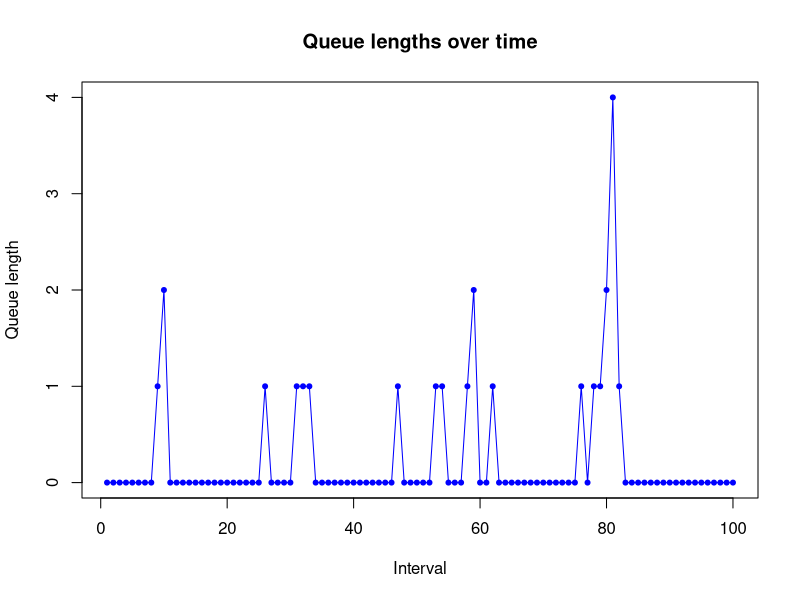
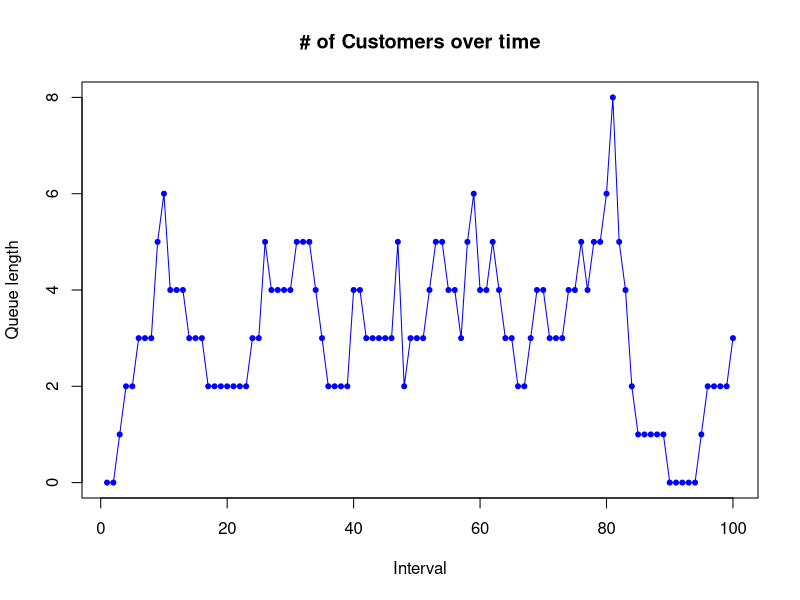

R code for these plots, in order: (Note: this script raises an error after producing the figures.)
#### http://www.statisticsblog.com/2011/10/waiting-in-line-waiting-on-r/ ####
tmax <- 1
t <- 0
numbServers = 4
# Total time to track
precision = 100  #precision
epochSeq = seq(1, tmax*precision, 1)
meanServiceTime = .1
meanPatientTime = .01

ptm = proc.time()
#### NHPP Arrivals ####
get_nhpp_realization <- function(lambda){
  set.seed(10000)
  lambda_star <- function(){
    max(sapply(seq(1, tmax,length.out=1000), lambda))*2}
  Lambda <- function(tupper){
    integrate(f = lambda, lower = 0, upper = tupper)$value}
  X <- numeric()
  while(t <= tmax){
    u <- runif(1)
    t <- t - log(u)/lambda_star()
    if(runif(1) < lambda(t)/lambda_star()) {
      X <- c(X,t)
    }
  }
  return(floor(X*precision))
}
l = 35
b = 10/35
g = 1
lambda <- function(t)  l*(1+b*sin(g*t))
arrivalEpochs <- get_nhpp_realization(lambda)

ptm1 = proc.time()
t_np = ptm1 - ptm
cat("The non-poisson simulation takes", t_np, "s" )
# Average time each person takes at the teller, discretized exponential 
# distribution assumed Times will be augmented by one, so that everyone takes at
# least 1 interval to serve


# write.table(arrivalEpochs, file = "arrivalEpochs_tmax10000_prec1000.txt", 
            # row.names = F, col.names = F)

#### Libraries ####
# Use the proto library to treat people like objects in traditional oop
library("proto")

#### Functions ####
# R is missing a nice way to do ++, so we use this
inc <- function(x) {
  eval.parent(substitute(x <- x + 1))
}
dec <- function(x) {
  eval.parent(substitute(x <- x - 1))
}

set.seed(1)

# Main object, really a "proto" function
person <- proto(
  intervalArrived = 0,
  # How much teller time will this person demand?
  serviceEpochsNeeded = (floor(rexp(1, 1/meanServiceTime)*precision) + 1),
  serviceEpochsWaited = 0,
  serviceEpochsWaitedAtHeadOfQueue = 0,
  patientEpochs = (floor(rexp(1, 1/meanPatientTime)*precision) + 1)
)

#### INITIALIZATION ####
queueLengths = rep(20.5, length(epochSeq))
totalCustomers = 0
totalAbandons = 0
numbCustomers = rep(20.5, length(epochSeq))
serviceCompletionEpoch = rep(0, numbServers)
waitEpoch = c()
abandonEpoch = c()
leavingTimes = c()
queue = list()
frontOfLineWaits = c()
Akt = rep(0, length(arrivalEpochs))  #Akt, k=0,1,2,
Dkt = rep(0, length(arrivalEpochs))  #Dkt, k=1,2,
Tkt = rep(0, length(arrivalEpochs))  #Tkt, k=0,1,2

k = 1 # counting arrival orders
#### Main loop ####
for(i in epochSeq) {
  # Check if anyone is leaving the servers
  for(j in 1:numbServers) {
    if(serviceCompletionEpoch[j] == i) {
      inc(Dkt[totalCustomers])
      dec(totalCustomers)
      # They are leaving the queue, slot to 0
      serviceCompletionEpoch[j] = 0
      leavingTimes = c(leavingTimes, i)
    }
  }
  
  
  # See if a new person is to be added to the queue
  while(i == arrivalEpochs[k] & k <= length(arrivalEpochs)) {
    inc(Akt[totalCustomers+1])
    inc(totalCustomers)
    newPerson = as.proto(person$as.list())
    newPerson$intervalArrived = i
    queue = c(queue, newPerson)
    inc(k)
  }
  
  
  # If anyone is dropping the waiting line?
  if(length(queue)) {
    for(j in length(queue):1) {
      if(queue[[j]]$serviceEpochsWaited >= queue[[j]]$patientEpochs){
        queue[[j]] = NULL
        inc(totalAbandons)
        abandonEpoch = c(abandonEpoch, i)
        dec(totalCustomers)
      }
    }
  }
  
  
  # Can we place someone into a slot?
  for(j in 1:numbServers) {
    # If this slot is free
    if(!serviceCompletionEpoch[j]) { 
      if(length(queue) > 0) {
        placedPerson = queue[[1]]
        serviceCompletionEpoch[j] = i + placedPerson$serviceEpochsNeeded
        waitEpoch = c(waitEpoch, placedPerson$serviceEpochsWaited)
        # Only interested in these if person waited 1 or more intevals at front
        # of line
        if(placedPerson$serviceEpochsWaitedAtHeadOfQueue) {
          frontOfLineWaits = c(frontOfLineWaits, 
                               placedPerson$serviceEpochsWaitedAtHeadOfQueue)
        }
        
        # Remove placed person from queue
        queue[[1]] = NULL
      }
    }
  }
  
  # Everyone left in the queue has now waited one more interval to be served
  if(length(queue)) {
    for(j in length(queue):1) {
      inc(queue[[j]]$serviceEpochsWaited)
    }
    # The (possibley new) person at the front of the queue has had to wait 
    # there one more interval.
    inc(queue[[1]]$serviceEpochsWaitedAtHeadOfQueue)
  }

  
  # End of the interval, what is the state of things
  queueLengths[i] = length(queue)
  numbCustomers[i] = totalCustomers
  inc(Tkt[totalCustomers+1])
}



#### Output ####
plot(queueLengths, type="o", col="blue", pch=20, main="Queue lengths over time",
     xlab="Interval", ylab="Queue length")
plot(numbCustomers, type="o", col="blue", pch=20, main="# of Customers over time",
     xlab="Interval", ylab="Queue length")
# plot(totalCustomers, type="o", col="blue", pch=20, 
#      main="Total Customers over time", xlab="Person", ylab="Wait time")

ptm2 = proc.time()
t_sim = ptm2[3] - ptm1[3]
cat("The simulation takes", t_sim, "s" )



max(which(Dkt != 0)) == max(which(Akt != 0))
max(which(Dkt != 0)) == max(which(Tkt != 0)) - 1
m = max(which(Dkt != 0))
lamb = Akt[1:m]/Tkt[1:m]    # lamb_0, lamb_1 ,..., mu_(m-1)
mu = Dkt[1:m]/Tkt[2:(m+1)]  # mu_1, mu_2 ,..., mu_m

lamb
mu
plot(9:59, lamb[10:60])
plot(10:60, mu[10:60])

# lamb[is.nan(lamb)] = 0
# lamb[lamb == 0] = 0.001
# lamb[is.infinite(lamb)] = max(lamb)
# mu[is.nan(mu)] = 0
mu[mu == 0] = 0.001
# lamb[is.infinite(mu)] = max(mu)



rkt = rep(1,m+1) # r0, r1, ... ,
for(i in 2:m+1){
  rkt[i] = prod(lamb[1:(i-1)])/prod(mu[1:(i-1)])
}
rkt

alphakt = rep(0,m+1)
for (i in 1:(m+1)){
  alphakt[i] = rkt[i]/sum(rkt)
}
alphakt
plot(x=1:(m+1), y=alphakt)

Dkt2 = Dkt
Dkt2[Dkt == 0] = 0.1
mu2 = Dkt2[1:m]/Tkt[2:(m+1)]  #mu_1, mu_2 ,..., mu_m
mu2
rkt2 = rep(1,m+1) # r0, r1, ... ,
for(i in 2:m+1){
  rkt2[i] = prod(lamb[1:(i-1)])/prod(mu2[1:(i-1)])
}
rkt2

alphakt2 = rep(0,m+1)
for (i in 1:(m+1)){
  alphakt2[i] = rkt2[i]/sum(rkt2)
}
alphakt2
plot(x=1:(m+1), y=alphakt2)

ptm2 = proc.time()
